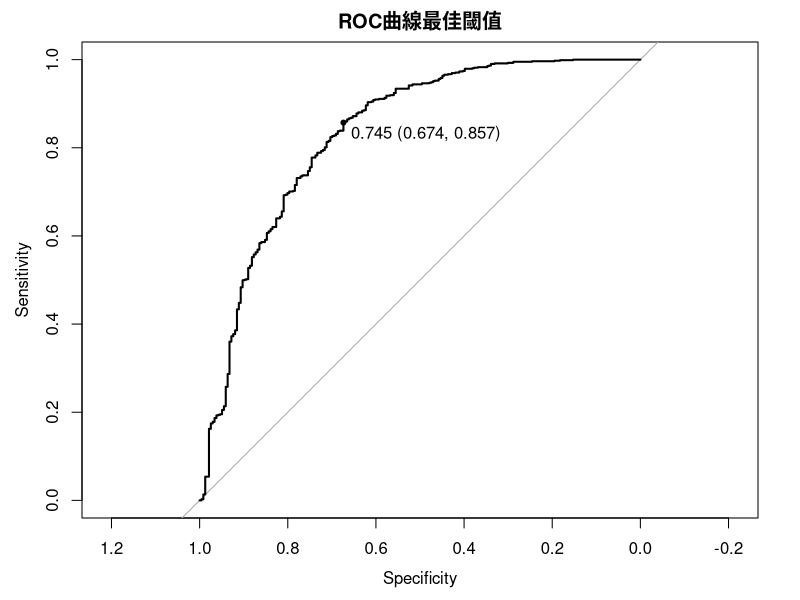

The R script that drew this image:
library(AER)
library(tidyverse)
library(pROC)
library(caret)

data("CreditCard")
str(CreditCard)
?CreditCard
table(CreditCard$card)

CreditCard$index=1:nrow(CreditCard)
set.seed(123)
train <- CreditCard %>% sample_frac(0.8) #80%當訓練集
test <- CreditCard %>% anti_join(train,by='index') #20%當測試集

###建模1：預測yes的機率
model <- glm(card ~ reports+age+income+owner+active,data = train, 
             family = binomial)

###建模2：預測no的機率
train2 <- train
train2$card <- factor(train$card,levels = c('yes','no'))
str(train$card)
str(train2$card)

model2 <- glm(card ~ reports+age+income+owner+active,data = train2, 
             family = binomial)

###比較兩者預測出來的機率
pred=predict(model,train %>% select(reports,age,income,owner,active),type = 'response')
pred2=predict(model2,train2 %>% select(reports,age,income,owner,active),type = 'response')
head(pred)
head(pred2)
head(pred)+head(pred2)

###以下以model當例子
###在訓練集畫ROC曲線尋找閾(ㄩˋ)值
summary(model)

pred=predict(model,train %>% select(reports,age,income,owner,active),type = 'response')

roc=roc(train$card,pred) #real,predict
plot(roc,
     main="ROC曲線最佳閾值",
     thresholds="best", 
     print.thres="best")

p=as.numeric(coords(roc, "best")[1])
p
#AUC
roc$auc

###在測試集看成效

#以yes當作positive
pred_test <- predict(model,test %>% select(reports,age,income,owner,active),type = 'response')
pred_test_result = factor(ifelse(pred_test>p,'yes','no'))
con <- confusionMatrix(pred_test_result,test$card,positive = 'yes') #predict,real
con
con$byClass
con$positive

#以no當作positive
pred_test <- predict(model,test %>% select(reports,age,income,owner,active),type = 'response')
pred_test_result = factor(ifelse(pred_test>p,'yes','no'))
con2 <- confusionMatrix(pred_test_result,test$card,positive = 'no')
con2
con2$byClass
con2$positive
